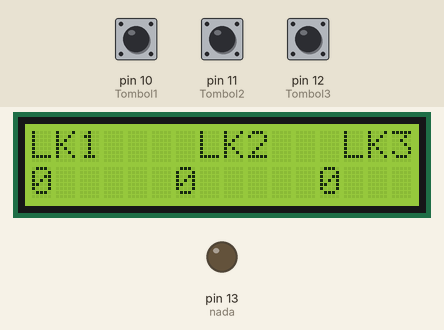
This sketch was run on a simulated Arduino Uno, built with avr-gcc and run on an emulated ATmega328P. Parts: 16×2 character LCD, output pins drawn as LEDs (lit = HIGH). The inputs (shaded band) are chosen by the test bench; at power-on: pin 10 (Tombol1) HIGH, pin 11 (Tombol2) HIGH, pin 12 (Tombol3) HIGH.

Above: at 4.2 s.
4.3 s: pin 10 (Tombol1) pulled LOW for 0.15 s
At 5.1 s:
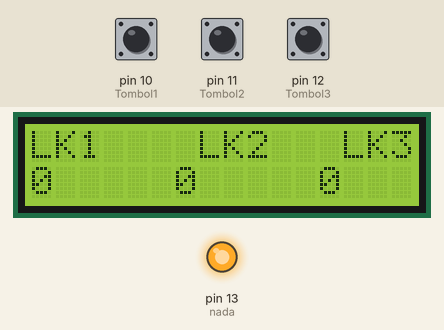
6.7 s: pin 11 (Tombol2) pulled LOW for 1 s
At 9.0 s:
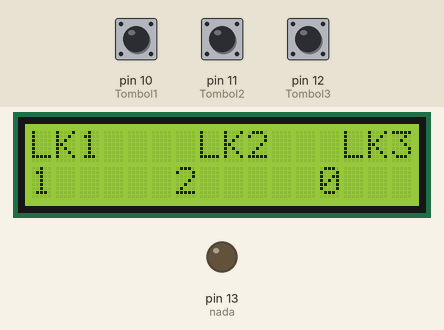
9.2 s: pin 12 (Tombol3) pulled LOW for 3.2 s
At 13.1 s:
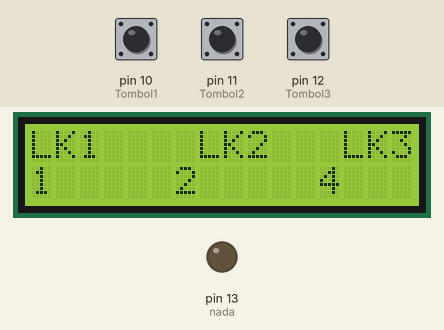
13.9 s: pin 10 (Tombol1) pulled LOW for 1 s
At 16.2 s:
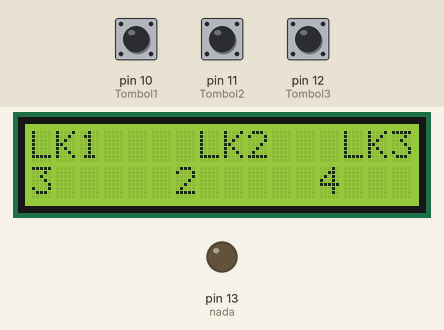
16.4 s: pin 11 (Tombol2) pulled LOW for 0.15 s
At 17.7 s:
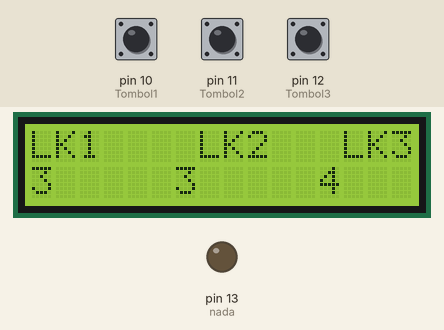
18.8 s: pin 12 (Tombol3) pulled LOW for 0.15 s
At 20.7 s:
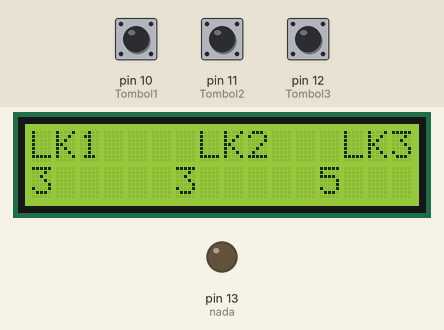
Timing chart, 0 to 22.2 s (numbered marks = the images above; inputs shaded):
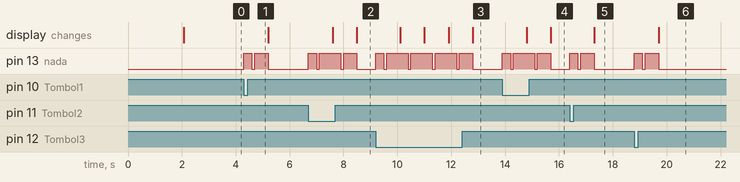

The sketch:

queueing_machine_3counters.ino
```cpp
#define Tombol1 10
#define Tombol2 11
#define Tombol3 12
#define nada 13

#include <LiquidCrystal.h>
LiquidCrystal lcd(2, 3, 4, 5, 6, 7);
byte antrian1,antrian2,antrian3;

void setup(){
  lcd.begin(16, 2);
  lcd.print("Mesin Antrian");
  lcd.setCursor(0, 1);
  lcd.print("3 Loket");
  delay(2000);
  lcd.clear();
  lcd.print("LK1    LK2   LK3");
  lcd.setCursor(0, 1);
  lcd.print("0     0     0   ");

  pinMode(Tombol1, INPUT);
  pinMode(Tombol2, INPUT);
  pinMode(Tombol3, INPUT);
  pinMode(nada, OUTPUT);

  digitalWrite(Tombol1,HIGH);
  digitalWrite(Tombol2,HIGH);
  digitalWrite(Tombol3,HIGH);

  delay(1000);
}

void loop(){
  if(digitalRead(Tombol1)==LOW){
    antrian1++;
    digitalWrite(nada,HIGH);
    delay(300);
    digitalWrite(nada,LOW);
    delay(100);
    digitalWrite(nada,HIGH);
    delay(500);
    digitalWrite(nada,LOW);
    lcd.setCursor(0, 1);
    lcd.print(antrian1);
  }
  else if(digitalRead(Tombol2)==LOW){
    antrian2++;
    digitalWrite(nada,HIGH);
    delay(300);
    digitalWrite(nada,LOW);
    delay(100);
    digitalWrite(nada,HIGH);
    delay(500);
    digitalWrite(nada,LOW);
    lcd.setCursor(6, 1);
    lcd.print(antrian2);
  }
  else if(digitalRead(Tombol3)==LOW){
    antrian3++;
    digitalWrite(nada,HIGH);
    delay(300);
    digitalWrite(nada,LOW);
    delay(100);
    digitalWrite(nada,HIGH);
    delay(500);
    digitalWrite(nada,LOW);
    lcd.setCursor(12, 1);
    lcd.print(antrian3);
  }
}
```

Measured:
- after the input at 4.3 s, pin 13 (nada): LOW → HIGH at once, → LOW 0.30 s later, → HIGH 0.10 s later, → LOW 0.50 s later
- after the input at 6.7 s, pin 13 (nada): goes HIGH 0.30 s, LOW 0.10 s, HIGH 0.80 s, LOW 0.10 s, HIGH 0.50 s, then LOW, starting at once; the display: first changes after 0.90 s (image 2 shows a later state)
- after the input at 9.2 s, pin 13 (nada): goes HIGH 0.30 s, 3 × (LOW 0.10 s, HIGH 0.80 s), LOW 0.10 s, HIGH 0.50 s, then LOW, starting at once; the display: first changes after 0.90 s (image 3 shows a later state)
- after the input at 13.9 s, pin 13 (nada): goes HIGH 0.30 s, LOW 0.10 s, HIGH 0.80 s, LOW 0.10 s, HIGH 0.50 s, then LOW, starting at once; the display: first changes after 0.90 s (image 4 shows a later state)
- after the input at 16.4 s, pin 13 (nada): LOW → HIGH at once, → LOW 0.30 s later, → HIGH 0.10 s later, → LOW 0.50 s later; the display: changes after 0.90 s (image 5)
- after the input at 18.8 s, pin 13 (nada): LOW → HIGH at once, → LOW 0.30 s later, → HIGH 0.10 s later, → LOW 0.50 s later; the display: changes after 0.90 s (image 6)
